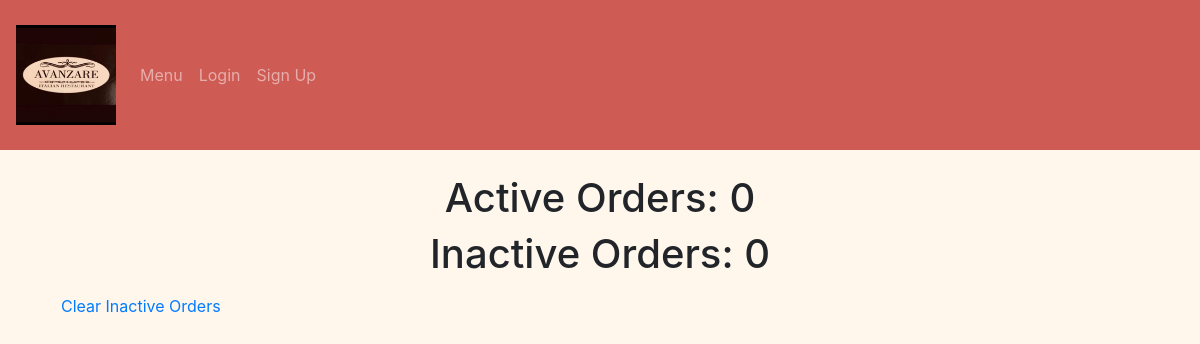
Page /view-orders on the earlier database version.
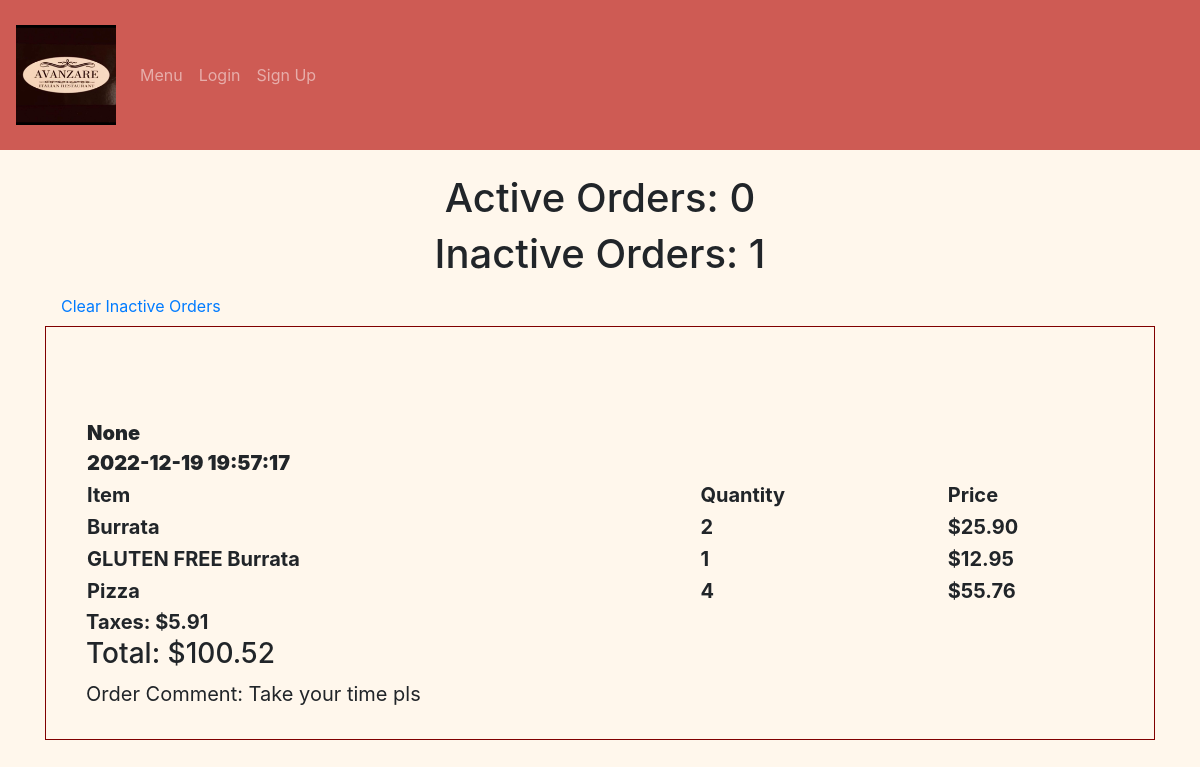
Same page on the later database version.
### avanzareApp/models.py (models this page shows)
class Order(db.Model):
    id = db.Column(db.Integer, primary_key=True)
    name = db.Column(db.String(150))
    comment = db.Column(db.String(10000))
    taxes = db.Column(db.Float)
    total = db.Column(db.Float)
    date = db.Column(db.DateTime(timezone=True), default=func.now())
    user_id = db.Column(db.Integer, db.ForeignKey('user.id'))
    is_active = db.Column(db.String(10))
    items = db.relationship('Menu_order')

class Menu_order(db.Model):
    id = db.Column(db.Integer, primary_key=True)
    name = db.Column(db.String(150))
    price = db.Column(db.String(150))
    description = db.Column(db.String(10000))
    menu_type = db.Column(db.String(150))
    gluten_free = db.Column(db.String(150))
    vegan = db.Column(db.String(150))
    date = db.Column(db.DateTime(timezone=True), default=func.now())
    order_id = db.Column(db.Integer, db.ForeignKey('order.id'))

### avanzareApp/views.py (the view)
@views.route('/view-orders', methods=['POST', 'GET'])
def view_orders():
    active_orders = Order.query.filter(Order.is_active == 'Active').all()
    inactive_orders = Order.query.filter(Order.is_active == 'Inactive').all()
    return render_template('view_orders.html', active_orders=active_orders, inactive_orders=inactive_orders,
                           user=current_user)

### avanzareApp/templates/view_orders.html (shortened to what this page needs)
{% extends "base.html" %} {% block title %}Home{% endblock %}
{% block content %}
{% set count = namespace(value=0) %}
{% for order in active_orders %}
    {% set count.value = count.value + 1 %}
{% endfor %}
<h1 align="center">Active Orders: {{ count.value }}</h1>
{% set count = namespace(value=0) %}
{% for order in inactive_orders %}
    {% set count.value = count.value + 1 %}
{% endfor %}
<h1 align="center">Inactive Orders: {{ count.value }}</h1>
<a class="nav-item nav-link" href="{{ url_for('views.clear_inactive_orders') }}">Clear Inactive Orders</a>
{% for order in inactive_orders|reverse %}
    <div class="blackLine">
        <div class="text">
            {% set lst =  [] %}
            <table style="width:100%">
                <tr>
                    <th>
                        <b>{{ order.name }}</b>
                        <br />
                        <b>{{ order.date }}</b>
                    </th>
                </tr>
                <tr>
                    <th>Item</th>
                    <th>Quantity</th>
                    <th>Price</th>
                </tr>
                {% for item in order.items %}
                    {% set count = namespace(value=0) %}
                    {% set print_once = 1 %}
                    {% if item.name not in lst %}
                        {% for item_count in order.items %}
                            {% if item.name == item_count.name %}
                                {% set count.value = count.value + 1 %}
                            {% endif %}
                        {% endfor %}
                        {% if print_once == 1 %}
                            <tr>
                                <th>{{ item.name }}</th>
                                <th>{{ count.value }}</th>
                                {% set tmp = (item.price | float) %}
                                <th>{{ "${:,.2f}".format(count.value * tmp) }}</th>
                            </tr>
                            <br />
                        {% endif %}
                        {% set print_once = 1 %}
                    {% endif %}
                {% endfor %}
            </table>
            {% if "${:,.2f}".format(order.taxes) == "$-0.00" %}
               <b>Taxes: $0.00</b>
            {% else %}
                <b>Taxes: {{ "${:,.2f}".format(order.taxes) }}</b>
            {% endif %}
            {% if "${:,.2f}".format(order.total + order.taxes) == "$-0.00" %}
               <h3>Total: $0.00</h3>
            {% else %}
                <h3>Total: {{ "${:,.2f}".format(order.total + order.taxes) }}</h3>
            {% endif %}
            {% if order.comment != "" and order.comment is not none %}
                <div>Order Comment: {{ order.comment }}</div>
            {% endif %}
        </div>
    </div>
    <br />
{% endfor %}
{% endblock %}

Differences in the rows shown:
now on this page (row edited): Order: name "None", date "2022-12-19 19:57:17", taxes "$5.91", order.total+order.taxes "$100.52", comment "Take your time pls"
added Menu_order: name "Burrata", value "2", value "$25.90"
added Menu_order: name "GLUTEN FREE Burrata", value "1", value "$12.95"
added Menu_order: name "Pizza", value "4", value "$55.76"
Other differences:
{{ count.value }}: "0" → "1"
